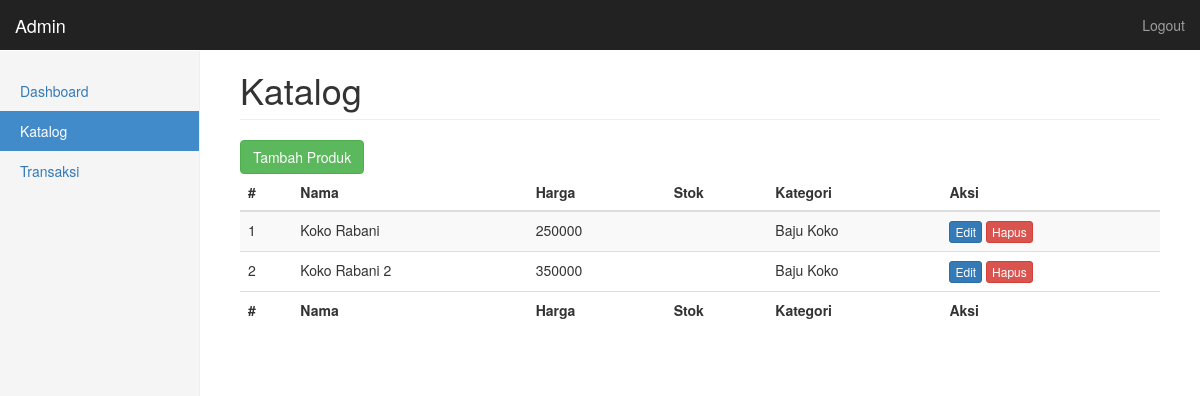
The page /admin/katalog.php (signed in) on the database its author committed.
### tables this page shows
CREATE TABLE IF NOT EXISTS `produk` (
`id` int(11) NOT NULL,
  `nama` varchar(255) NOT NULL,
  `harga` int(11) NOT NULL,
  `ukuran` varchar(10) NOT NULL,
  `deskripsi` text NOT NULL,
  `kategori` varchar(255) NOT NULL,
  `image` varchar(50) NOT NULL
);

### admin/katalog.php (the view, shortened to what this page needs)
<?php
require_once("../config/database.php");
?>
<!DOCTYPE html>
<html lang="en">
<head>
    <link href="../assets/bootstrap/css/bootstrap.min.css" rel="stylesheet">
    <link href="../css/admin.css" rel="stylesheet">
  </head>
  <body>
    <div class="navbar navbar-inverse navbar-fixed-top" role="navigation">
      <div class="container-fluid">
        <div class="navbar-header">
          <a class="navbar-brand" href="#">Admin</a>
        </div>
        <div class="navbar-collapse collapse">
          <ul class="nav navbar-nav navbar-right">
            <li><a href="logout.php">Logout</a></li>
          </ul>
        </div>
      </div>
    </div>
    <div class="container-fluid">
      <div class="row">
        <div class="col-sm-3 col-md-2 sidebar">
          <ul class="nav nav-sidebar">
            <li><a href="index.php">Dashboard</a></li>
            <li class="active"><a href="katalog.php">Katalog</a></li>
            <li><a href="transaksi.php">Transaksi</a></li>
          </ul>
        </div>
        <div class="col-sm-9 col-sm-offset-3 col-md-10 col-md-offset-2 main">
          <h1 class="page-header">Katalog</h1>
          <a class="btn btn-success" href="produk_form.php">Tambah Produk</a>
          <div class="table-responsive">
            <?php $katalog = mysqli_query($conn, "SELECT * FROM produk"); ?>
            <table class="table table-striped">
              <thead>
                <tr>
                  <th>#</th>
                  <th>Nama</th>
                  <th>Harga</th>
                  <th>Stok</th>
                  <th>Kategori</th>
                  <th>Aksi</th>
                </tr>
              </thead>
              <tbody>
                <?php $i=1; while ($row = mysqli_fetch_array($katalog)) { ?>
                <tr>
                  <td><?php echo $i; ?></td>
                  <td><?php echo $row["nama"]; ?></td>
                  <td><?php echo $row["harga"]; ?></td>
                  <td><?php echo $row["stok"]; ?></td>
                  <td><?php echo $row["kategori"]; ?></td>
                  <td>
                    <a class="btn btn-xs btn-primary" href="produk_form.php?id=<?php echo $row["id"]; ?>">Edit</a>
                    <a class="btn btn-xs btn-danger" href="proses/produk_hapus.php?id=<?php echo $row["id"]; ?>">Hapus</a>
                  </td>
                </tr>
                <?php $i++; } ?>
              </tbody>
              <tfoot>
                <tr>
                  <th>#</th>
                  <th>Nama</th>
                  <th>Harga</th>
                  <th>Stok</th>
                  <th>Kategori</th>
                  <th>Aksi</th>
                </tr>
              </tfoot>
            </table>
          </div>
        </div>
      </div>
    </div>
  </body>
</html>

### css/admin.css (style rules this page uses)
body { padding-top: 50px; }
.navbar-fixed-top { border: 0; }
.sidebar { display: none; }
@media (min-width: 768px) { .sidebar { position: fixed; top: 51px; bottom: 0; left: 0; z-index: 1000; display: block; padding: 20px; overflow-x: hidden; overflow-y: auto; background-color: #f5f5f5; border-right: 1px solid #eee; } }
.nav-sidebar { margin-right: -21px; margin-bottom: 20px; margin-left: -20px; }
.nav-sidebar > li > a { padding-right: 20px; padding-left: 20px; }
.nav-sidebar > .active > a, .nav-sidebar > .active > a:hover, .nav-sidebar > .active > a:focus { color: #fff; background-color: #428bca; }
.main { padding: 20px; }
@media (min-width: 768px) { .main { padding-right: 40px; padding-left: 40px; } }
.main .page-header { margin-top: 0; }

### rows shown on the page
produk: nama "Koko Rabani", harga "250000", kategori "Baju Koko"
produk: nama "Koko Rabani 2", harga "350000", kategori "Baju Koko"
